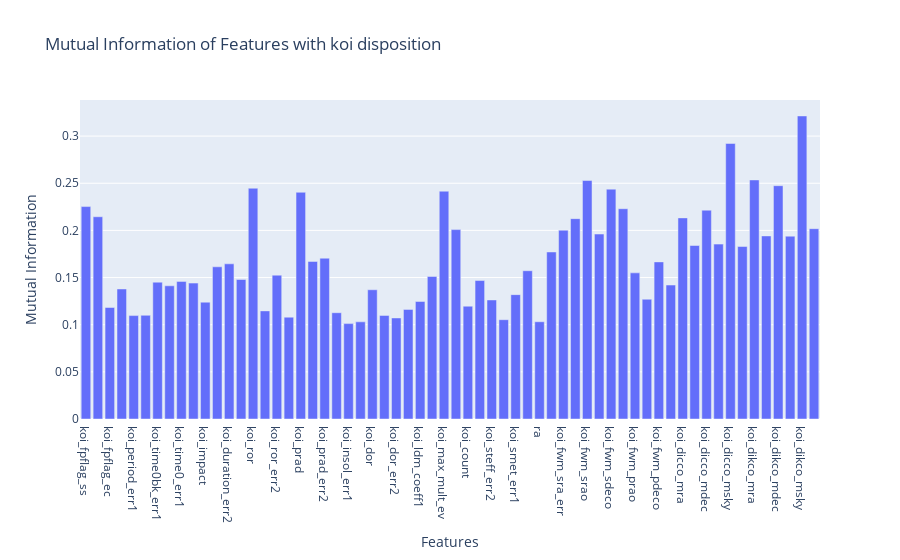

This figure's notebook cell:
### Code cell
# Calculate the mutual information
from sklearn.feature_selection import mutual_info_regression
# Prepare raw data (before normalization) for mutual information calculation
X_raw = df.drop("koi_disposition", axis=1)
df_corr = df.drop(columns=["koi_pdisposition"])
df_corr["koi_disposition"] = df_corr["koi_disposition"].replace({"CONFIRMED": 2, "CANDIDATE": 1, "FALSE POSITIVE": 0})

# Select only numeric columns for correlation
numeric_df = df_corr.select_dtypes(include=[np.number])

# Drop rows with NaN values only in the columns needed for MI calculation
mi_features = numeric_df.drop("koi_disposition", axis=1)
mi_target = numeric_df["koi_disposition"]
mi_df = numeric_df.dropna(subset=mi_features.columns.tolist() + ["koi_disposition"])

# Calculate mutual information for all numeric features if there are samples
if len(mi_df) > 0:
	mi = mutual_info_regression(mi_df.drop("koi_disposition", axis=1), mi_df["koi_disposition"])
	mi_series = pd.Series(mi, index=mi_df.drop("koi_disposition", axis=1).columns)
	mi_series.sort_values(ascending=False)
else:
	print("No samples available for mutual information calculation after dropping NaNs.")
	
# Drops columns with mi value less than 0.1 in the original dataframe

mi_series = mi_series[mi_series > 0.1]
# Drops 'score' column
mi_series = mi_series.drop(labels=['koi_score'], errors='ignore')	
#  Plot mutual information as a bar chart using Plotly
import plotly.express as px 
mi_df_plot = mi_series.reset_index()
mi_df_plot.columns = ['Feature', 'Mutual Information']
fig = px.bar(mi_df_plot, x='Feature', y='Mutual Information', title='Mutual Information of Features with koi disposition', labels={'Mutual Information': 'Mutual Information', 'Feature': 'Features'})
fig.show()

# Features com MI >= 0.1
selected_features = mi_series.index.tolist()

# Inclui a coluna alvo de volta
selected_features.append("koi_disposition")

# Cria um novo dataframe só com as colunas relevantes
df_filtered = df_corr[selected_features]

### Figure 1 — Plotly figure (JSON) as saved in the notebook; plotly's stock layout.template omitted (floating-point values rounded to 4 significant figures)
{"data": [{"alignmentgroup": "True", "hovertemplate": "Features=%{x}<br>Mutual Information=%{y}<extra></extra>", "legendgroup": "", "marker": {"color": "#636efa", "pattern": {"shape": ""}}, "name": "", "offsetgroup": "", "orientation": "v", "showlegend": false, "textposition": "auto", "type": "bar", "x": ["koi_fpflag_ss", "koi_fpflag_co", "koi_fpflag_ec", "koi_period", "koi_period_err1", "koi_period_err2", "koi_time0bk_err1", "koi_time0bk_err2", "koi_time0_err1", "koi_time0_err2", "koi_impact", "koi_duration_err1", "koi_duration_err2", "koi_depth", "koi_ror", "koi_ror_err1", "koi_ror_err2", "koi_srho_err2", "koi_prad", "koi_prad_err1", "koi_prad_err2", "koi_incl", "koi_insol_err1", "koi_insol_err2", "koi_dor", "koi_dor_err1", "koi_dor_err2", "koi_ldm_coeff2", "koi_ldm_coeff1", "koi_max_sngle_ev", "koi_max_mult_ev", "koi_model_snr", "koi_count", "koi_steff_err1", "koi_steff_err2", "koi_slogg_err1", "koi_smet_err1", "koi_smet_err2", "ra", "koi_fwm_stat_sig", "koi_fwm_sra_err", "koi_fwm_sdec_err", "koi_fwm_srao", "koi_fwm_srao_err", "koi_fwm_sdeco", "koi_fwm_sdeco_err", "koi_fwm_prao", "koi_fwm_prao_err", "koi_fwm_pdeco", "koi_fwm_pdeco_err", "koi_dicco_mra", "koi_dicco_mra_err", "koi_dicco_mdec", "koi_dicco_mdec_err", "koi_dicco_msky", "koi_dicco_msky_err", "koi_dikco_mra", "koi_dikco_mra_err", "koi_dikco_mdec", "koi_dikco_mdec_err", "koi_dikco_msky", "koi_dikco_msky_err"], "xaxis": "x", "y": [0.2253, 0.2145, 0.1182, 0.1379, 0.1097, 0.11, 0.1451, 0.1412, 0.1459, 0.1441, 0.1239, 0.1614, 0.1646, 0.1479, 0.2447, 0.1146, 0.1525, 0.108, 0.2404, 0.1671, 0.1705, 0.1127, 0.1011, 0.103, 0.1371, 0.1098, 0.1072, 0.1162, 0.1246, 0.1511, 0.2416, 0.2008, 0.1196, 0.1468, 0.1263, 0.1053, 0.1319, 0.1572, 0.1031, 0.1771, 0.2002, 0.2124, 0.2529, 0.1961, 0.2438, 0.223, 0.155, 0.127, 0.1666, 0.142, 0.2133, 0.184, 0.2215, 0.1855, 0.2922, 0.1829, 0.2535, 0.1942, 0.2474, 0.1939, 0.3214, 0.2018], "yaxis": "y"}], "layout": {"barmode": "relative", "legend": {"tracegroupgap": 0}, "title": {"text": "Mutual Information of Features with koi disposition"}, "xaxis": {"anchor": "y", "domain": [0, 1], "title": {"text": "Features"}}, "yaxis": {"anchor": "x", "domain": [0, 1], "title": {"text": "Mutual Information"}}}}
